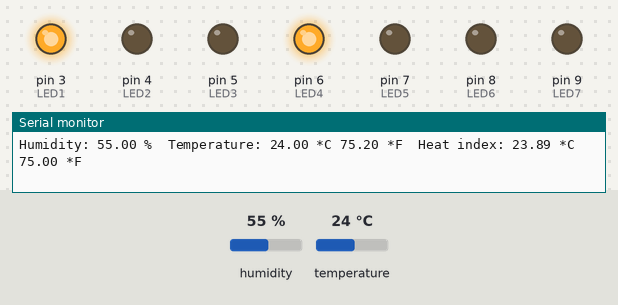
Recording of a sketch running on a simulated Arduino Uno, built with avr-gcc and run on an emulated ATmega328P. Parts: output pins drawn as LEDs (lit = HIGH), the last lines printed to the serial monitor. The inputs (shaded band) are chosen by the test bench; at power-on: humidity 55 %, temperature 24 °C.

Above: at 4.8 s.
4.9 s: humidity set to 58 %
7.9 s: humidity set to 61 %
At 8.4 s:
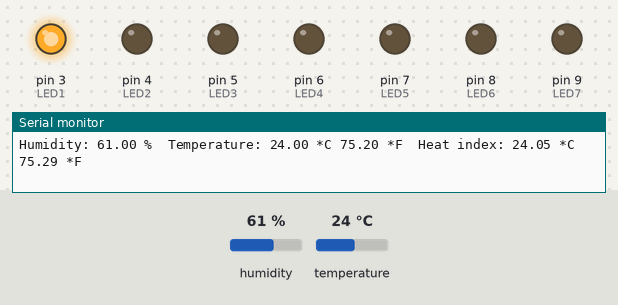
10.9 s: humidity set to 68 %
13.9 s: humidity set to 71 %
At 15.3 s:
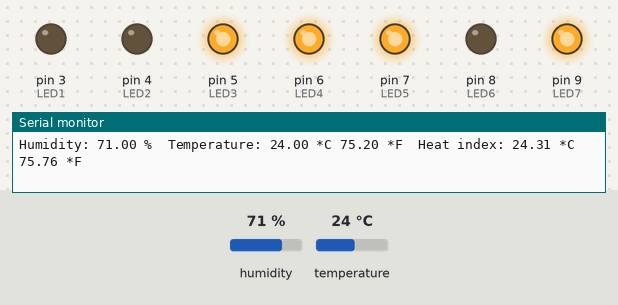
16.9 s: humidity set to 78 %
19.9 s: humidity set to 81 %
At 21.0 s:
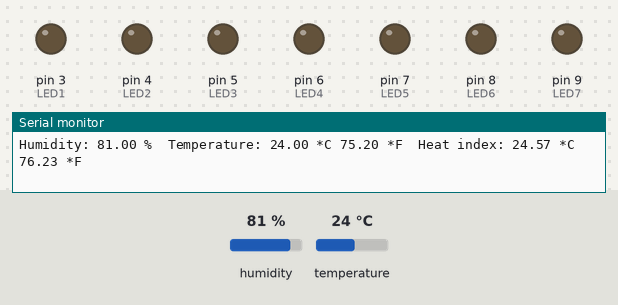
Timing chart, 0 to 22.9 s (numbered marks = the images above; inputs shaded):
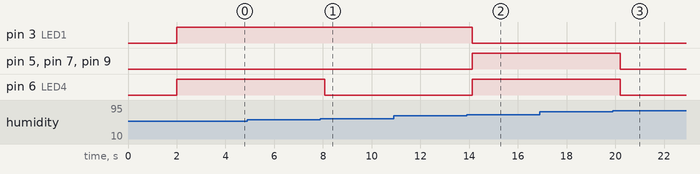

Measured:
- the behaviour switches between 59 and 60 % on humidity (found by bisection; images 0 and 1)
- the behaviour switches between 69 and 70 % on humidity (found by bisection; images 1 and 2)
- the behaviour switches between 79 and 80 % on humidity (found by bisection; images 2 and 3)
- after the input at 7.9 s, pin 6 (LED4): HIGH → LOW after 0.17 s
- after the input at 13.9 s, pin 3 (LED1): HIGH → LOW after 0.23 s; pin 5 (LED3), pin 6 (LED4), pin 7 (LED5), pin 9 (LED7): LOW → HIGH after 0.23 s
- after the input at 19.9 s, pin 5 (LED3), pin 6 (LED4), pin 7 (LED5), pin 9 (LED7): HIGH → LOW after 0.30 s

The sketch:

DHTSevenSegment.ino
```cpp
// Example testing sketch for various DHT humidity/temperature sensors
// Written by ladyada, public domain

#include "DHT.h"
#include "Adafruit_Sensor.h"
#define DHTPIN 2     // what digital pin we're connected to

// Uncomment whatever type you're using!
//#define DHTTYPE DHT11   // DHT 11
#define DHTTYPE DHT22   // DHT 22  (AM2302), AM2321
//#define DHTTYPE DHT21   // DHT 21 (AM2301)

// Connect pin 1 (on the left) of the sensor to +5V
// NOTE: If using a board with 3.3V logic like an Arduino Due connect pin 1
// to 3.3V instead of 5V!
// Connect pin 2 of the sensor to whatever your DHTPIN is
// Connect pin 4 (on the right) of the sensor to GROUND
// Connect a 10K resistor from pin 2 (data) to pin 1 (power) of the sensor

// Initialize DHT sensor.
// Note that older versions of this library took an optional third parameter to
// tweak the timings for faster processors.  This parameter is no longer needed
// as the current DHT reading algorithm adjusts itself to work on faster procs.
DHT dht(DHTPIN, DHTTYPE);

const int LED1 = 3;
const int LED2 = 4;
const int LED3 = 5;
const int LED4 = 6;
const int LED5 = 7;
const int LED6 = 8;
const int LED7 = 9;

void clear()
{
  digitalWrite(LED1, HIGH);
  digitalWrite(LED2, HIGH);
  digitalWrite(LED3, HIGH);
  digitalWrite(LED4, HIGH);
  digitalWrite(LED5, HIGH);
  digitalWrite(LED6, HIGH);
  digitalWrite(LED7, HIGH);
}

void writeFour()
{
  clear();
  digitalWrite(LED1, LOW);
  digitalWrite(LED2, LOW);
  digitalWrite(LED5, LOW);
  digitalWrite(LED7, LOW);
}

void writeFive()
{
  clear();
  digitalWrite(LED6, LOW);
  digitalWrite(LED5, LOW);
  digitalWrite(LED7, LOW);
  digitalWrite(LED2, LOW);
  digitalWrite(LED3, LOW);
}

void writeSix()
{
  writeFive();
  digitalWrite(LED4, LOW);
}

void writeSeven()
{
  clear();
  digitalWrite(LED1, LOW);
  digitalWrite(LED2, LOW);
  digitalWrite(LED6, LOW);
}

void writeEight()
{
  clear();
  digitalWrite(LED1, LOW);
  digitalWrite(LED2, LOW);
  digitalWrite(LED3, LOW);
  digitalWrite(LED4, LOW);
  digitalWrite(LED5, LOW);
  digitalWrite(LED6, LOW);
  digitalWrite(LED7, LOW);

}

void writeNine()
{
  writeFour();
  digitalWrite(LED6, LOW);
}


void setup() {

  pinMode(LED1, OUTPUT); // led are output for low will be on
  pinMode(LED2, OUTPUT); // led 2 is output
  pinMode(LED3, OUTPUT); // led 3 is output
  pinMode(LED4, OUTPUT); // led 4 is output
  pinMode(LED5, OUTPUT); // led 5 is output
  pinMode(LED6, OUTPUT); // led 6 is output
  pinMode(LED7, OUTPUT); // led 7 is output

  Serial.begin(9600);
  Serial.println("DHTxx test!");

  dht.begin();
}

void loop() {
  // Wait a few seconds between measurements.
  delay(2000);

  // Reading temperature or humidity takes about 250 milliseconds!
  // Sensor readings may also be up to 2 seconds 'old' (its a very slow sensor)
  float h = dht.readHumidity();
  // Read temperature as Celsius (the default)
  float t = dht.readTemperature();
  // Read temperature as Fahrenheit (isFahrenheit = true)
  float f = dht.readTemperature(true);

  // Check if any reads failed and exit early (to try again).
  if (isnan(h) || isnan(t) || isnan(f)) {
    Serial.println("Failed to read from DHT sensor!");
    return;
  }

  // Compute heat index in Fahrenheit (the default)
  float hif = dht.computeHeatIndex(f, h);
  // Compute heat index in Celsius (isFahreheit = false)
  float hic = dht.computeHeatIndex(t, h, false);

  if(h >= 50.0 && h < 60.0)  { writeFive();  }
  if(h >= 60.0 && h < 70.0)  { writeSix();   }
  if(h >= 70.0 && h < 80.0)  { writeSeven(); }
  if(h >= 80.0 && h < 90.0)  { writeEight(); }
  if(h >= 90.0 && h < 100.0) { writeNine();  }

  Serial.print("Humidity: ");
  Serial.print(h);
  Serial.print(" %\t");
  Serial.print("Temperature: ");
  Serial.print(t);
  Serial.print(" *C ");
  Serial.print(f);
  Serial.print(" *F\t");
  Serial.print("Heat index: ");
  Serial.print(hic);
  Serial.print(" *C ");
  Serial.print(hif);
  Serial.println(" *F");
}
```
